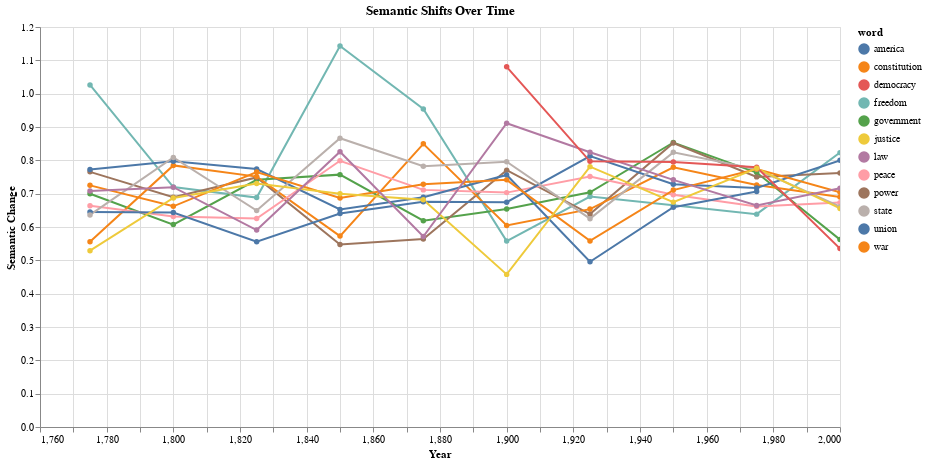

Notebook cell for this chart:
### Code cell
from pathlib import Path

import altair as alt
import pandas as pd


# Load preprocessed models
models = load_and_sort_models()
periods = sorted(models.keys(), key=lambda x: int(x.split("-")[0]))

shift_data = []
# For each period transition and its shifts
for i in range(len(periods) - 1):
    period1, period2 = periods[i], periods[i + 1]
    period_pair = f"{period1} → {period2}"

    # Get the shift data for this period transition
    model1, model2 = models[period1], models[period2]
    aligner = ProcustesAligner()
    metrics = aligner.fit(
        model1.embeddings,
        model2.embeddings,
        model1.vocabulary,
        model2.vocabulary,
    )

    # Calculate shifts for target words
    for word in target_words:
        sim = aligner.get_word_similarity(word, model1.embeddings, model2.embeddings)
        if sim is not None:
            shift_data.append(
                {
                    "period": period_pair,
                    "word": word,
                    "shift": 1 - sim,  # Convert similarity to distance
                    "year": int(period1.split("-")[0]),
                }
            )

# Create DataFrame
df = pd.DataFrame(shift_data)

timeline = (
    alt.Chart(df)
    .mark_line(point=True)
    .encode(
        x=alt.X("year:Q", title="Year"),
        y=alt.Y("shift:Q", title="Semantic Change"),
        color="word:N",
        tooltip=["word", "year", "shift"],
    )
    .properties(width=800, height=400, title="Semantic Shifts Over Time")
    .interactive()
)

# Display the visualization
timeline

### Figure 1 — Vega-Lite specification as saved in the notebook (floating-point values rounded to 4 significant figures)
{"config": {"view": {"continuousWidth": 300, "continuousHeight": 300}}, "data": {"name": "data-fc429a78dc966289cae2551a883eb108"}, "mark": {"type": "line", "point": true}, "encoding": {"color": {"field": "word", "type": "nominal"}, "tooltip": [{"field": "word", "type": "nominal"}, {"field": "year", "type": "quantitative"}, {"field": "shift", "type": "quantitative"}], "x": {"field": "year", "title": "Year", "type": "quantitative"}, "y": {"field": "shift", "title": "Semantic Change", "type": "quantitative"}}, "height": 400, "params": [{"name": "param_1", "select": {"type": "interval", "encodings": ["x", "y"]}, "bind": "scales"}], "title": "Semantic Shifts Over Time", "width": 800, "$schema": "https://vega.github.io/schema/vega-lite/v5.20.1.json", "datasets": {"data-fc429a78dc966289cae2551a883eb108": [{"period": "1775-1799 → 1800-1824", "word": "freedom", "shift": 1.026, "year": 1775}, {"period": "1775-1799 → 1800-1824", "word": "government", "shift": 0.6998, "year": 1775}, {"period": "1775-1799 → 1800-1824", "word": "power", "shift": 0.7655, "year": 1775}, {"period": "1775-1799 → 1800-1824", "word": "war", "shift": 0.5556, "year": 1775}, {"period": "1775-1799 → 1800-1824", "word": "peace", "shift": 0.6634, "year": 1775}, {"period": "1775-1799 → 1800-1824", "word": "america", "shift": 0.6452, "year": 1775}, {"period": "1775-1799 → 1800-1824", "word": "union", "shift": 0.7724, "year": 1775}, {"period": "1775-1799 → 1800-1824", "word": "state", "shift": 0.6362, "year": 1775}, {"period": "1775-1799 → 1800-1824", "word": "constitution", "shift": 0.7249, "year": 1775}, {"period": "1775-1799 → 1800-1824", "word": "justice", "shift": 0.529, "year": 1775}, {"period": "1775-1799 → 1800-1824", "word": "law", "shift": 0.7078, "year": 1775}, {"period": "1800-1824 → 1825-1849", "word": "freedom", "shift": 0.7198, "year": 1800}, {"period": "1800-1824 → 1825-1849", "word": "government", "shift": 0.6073, "year": 1800}, {"period": "1800-1824 → 1825-1849", "word": "power", "shift": 0.6893, "year": 1800}, {"period": "1800-1824 → 1825-1849", "word": "war", "shift": 0.7848, "year": 1800}, {"period": "1800-1824 → 1825-1849", "word": "peace", "shift": 0.6314, "year": 1800}, {"period": "1800-1824 → 1825-1849", "word": "america", "shift": 0.6434, "year": 1800}, {"period": "1800-1824 → 1825-1849", "word": "union", "shift": 0.797, "year": 1800}, {"period": "1800-1824 → 1825-1849", "word": "state", "shift": 0.8088, "year": 1800}, {"period": "1800-1824 → 1825-1849", "word": "constitution", "shift": 0.662, "year": 1800}, {"period": "1800-1824 → 1825-1849", "word": "justice", "shift": 0.687, "year": 1800}, {"period": "1800-1824 → 1825-1849", "word": "law", "shift": 0.7195, "year": 1800}, {"period": "1825-1849 → 1850-1874", "word": "freedom", "shift": 0.6883, "year": 1825}, {"period": "1825-1849 → 1850-1874", "word": "government", "shift": 0.7416, "year": 1825}, {"period": "1825-1849 → 1850-1874", "word": "power", "shift": 0.7488, "year": 1825}, {"period": "1825-1849 → 1850-1874", "word": "war", "shift": 0.7512, "year": 1825}, {"period": "1825-1849 → 1850-1874", "word": "peace", "shift": 0.6254, "year": 1825}, {"period": "1825-1849 → 1850-1874", "word": "america", "shift": 0.5559, "year": 1825}, {"period": "1825-1849 → 1850-1874", "word": "union", "shift": 0.7738, "year": 1825}, {"period": "1825-1849 → 1850-1874", "word": "state", "shift": 0.6491, "year": 1825}, {"period": "1825-1849 → 1850-1874", "word": "constitution", "shift": 0.765, "year": 1825}, {"period": "1825-1849 → 1850-1874", "word": "justice", "shift": 0.7306, "year": 1825}, {"period": "1825-1849 → 1850-1874", "word": "law", "shift": 0.5908, "year": 1825}, {"period": "1850-1874 → 1875-1899", "word": "freedom", "shift": 1.143, "year": 1850}, {"period": "1850-1874 → 1875-1899", "word": "government", "shift": 0.7571, "year": 1850}, {"period": "1850-1874 → 1875-1899", "word": "power", "shift": 0.5472, "year": 1850}, {"period": "1850-1874 → 1875-1899", "word": "war", "shift": 0.5727, "year": 1850}, {"period": "1850-1874 → 1875-1899", "word": "peace", "shift": 0.7987, "year": 1850}, {"period": "1850-1874 → 1875-1899", "word": "america", "shift": 0.6404, "year": 1850}, {"period": "1850-1874 → 1875-1899", "word": "union", "shift": 0.6528, "year": 1850}, {"period": "1850-1874 → 1875-1899", "word": "state", "shift": 0.8663, "year": 1850}, {"period": "1850-1874 → 1875-1899", "word": "constitution", "shift": 0.6871, "year": 1850}, {"period": "1850-1874 → 1875-1899", "word": "justice", "shift": 0.6997, "year": 1850}, {"period": "1850-1874 → 1875-1899", "word": "law", "shift": 0.8258, "year": 1850}, {"period": "1875-1899 → 1900-1924", "word": "freedom", "shift": 0.9543, "year": 1875}, {"period": "1875-1899 → 1900-1924", "word": "government", "shift": 0.619, "year": 1875}, {"period": "1875-1899 → 1900-1924", "word": "power", "shift": 0.5637, "year": 1875}, {"period": "1875-1899 → 1900-1924", "word": "war", "shift": 0.8494, "year": 1875}, {"period": "1875-1899 → 1900-1924", "word": "peace", "shift": 0.7114, "year": 1875}, {"period": "1875-1899 → 1900-1924", "word": "america", "shift": 0.6757, "year": 1875}, {"period": "1875-1899 → 1900-1924", "word": "union", "shift": 0.6893, "year": 1875}, {"period": "1875-1899 → 1900-1924", "word": "state", "shift": 0.7823, "year": 1875}, {"period": "1875-1899 → 1900-1924", "word": "constitution", "shift": 0.7284, "year": 1875}, {"period": "1875-1899 → 1900-1924", "word": "justice", "shift": 0.6819, "year": 1875}, {"period": "1875-1899 → 1900-1924", "word": "law", "shift": 0.5715, "year": 1875}, {"period": "1900-1924 → 1925-1949", "word": "freedom", "shift": 0.5578, "year": 1900}, {"period": "1900-1924 → 1925-1949", "word": "democracy", "shift": 1.081, "year": 1900}, {"period": "1900-1924 → 1925-1949", "word": "government", "shift": 0.654, "year": 1900}, {"period": "1900-1924 → 1925-1949", "word": "power", "shift": 0.7706, "year": 1900}, {"period": "1900-1924 → 1925-1949", "word": "war", "shift": 0.6047, "year": 1900}, {"period": "1900-1924 → 1925-1949", "word": "peace", "shift": 0.7031, "year": 1900}, {"period": "1900-1924 → 1925-1949", "word": "america", "shift": 0.6744, "year": 1900}, {"period": "1900-1924 → 1925-1949", "word": "union", "shift": 0.7561, "year": 1900}, {"period": "1900-1924 → 1925-1949", "word": "state", "shift": 0.7957, "year": 1900}, {"period": "1900-1924 → 1925-1949", "word": "constitution", "shift": 0.7414, "year": 1900}, {"period": "1900-1924 → 1925-1949", "word": "justice", "shift": 0.4578, "year": 1900}, {"period": "1900-1924 → 1925-1949", "word": "law", "shift": 0.9112, "year": 1900}, {"period": "1925-1949 → 1950-1974", "word": "freedom", "shift": 0.6913, "year": 1925}, {"period": "1925-1949 → 1950-1974", "word": "democracy", "shift": 0.7971, "year": 1925}, {"period": "1925-1949 → 1950-1974", "word": "government", "shift": 0.7043, "year": 1925}, {"period": "1925-1949 → 1950-1974", "word": "power", "shift": 0.6388, "year": 1925}, {"period": "1925-1949 → 1950-1974", "word": "war", "shift": 0.6537, "year": 1925}, {"period": "1925-1949 → 1950-1974", "word": "peace", "shift": 0.7518, "year": 1925}, {"period": "1925-1949 → 1950-1974", "word": "america", "shift": 0.8127, "year": 1925}, {"period": "1925-1949 → 1950-1974", "word": "union", "shift": 0.4957, "year": 1925}, {"period": "1925-1949 → 1950-1974", "word": "state", "shift": 0.6251, "year": 1925}, {"period": "1925-1949 → 1950-1974", "word": "constitution", "shift": 0.5583, "year": 1925}, {"period": "1925-1949 → 1950-1974", "word": "justice", "shift": 0.7811, "year": 1925}, {"period": "1925-1949 → 1950-1974", "word": "law", "shift": 0.8241, "year": 1925}, {"period": "1950-1974 → 1975-1999", "word": "freedom", "shift": 0.6651, "year": 1950}, {"period": "1950-1974 → 1975-1999", "word": "democracy", "shift": 0.7954, "year": 1950}, {"period": "1950-1974 → 1975-1999", "word": "government", "shift": 0.8535, "year": 1950}, {"period": "1950-1974 → 1975-1999", "word": "power", "shift": 0.8521, "year": 1950}, {"period": "1950-1974 → 1975-1999", "word": "war", "shift": 0.779, "year": 1950}, {"period": "1950-1974 → 1975-1999", "word": "peace", "shift": 0.6969, "year": 1950}, {"period": "1950-1974 → 1975-1999", "word": "america", "shift": 0.7284, "year": 1950}, {"period": "1950-1974 → 1975-1999", "word": "union", "shift": 0.6592, "year": 1950}, {"period": "1950-1974 → 1975-1999", "word": "state", "shift": 0.8239, "year": 1950}, {"period": "1950-1974 → 1975-1999", "word": "constitution", "shift": 0.7108, "year": 1950}, {"period": "1950-1974 → 1975-1999", "word": "justice", "shift": 0.6746, "year": 1950}, {"period": "1950-1974 → 1975-1999", "word": "law", "shift": 0.7415, "year": 1950}, {"period": "1975-1999 → 2000-2024", "word": "freedom", "shift": 0.6386, "year": 1975}, {"period": "1975-1999 → 2000-2024", "word": "democracy", "shift": 0.7793, "year": 1975}, {"period": "1975-1999 → 2000-2024", "word": "government", "shift": 0.7634, "year": 1975}, {"period": "1975-1999 → 2000-2024", "word": "power", "shift": 0.7503, "year": 1975}, {"period": "1975-1999 → 2000-2024", "word": "war", "shift": 0.726, "year": 1975}, {"period": "1975-1999 → 2000-2024", "word": "peace", "shift": 0.6616, "year": 1975}, {"period": "1975-1999 → 2000-2024", "word": "america", "shift": 0.717, "year": 1975}, {"period": "1975-1999 → 2000-2024", "word": "union", "shift": 0.7065, "year": 1975}, {"period": "1975-1999 → 2000-2024", "word": "state", "shift": 0.7733, "year": 1975}, {"period": "1975-1999 → 2000-2024", "word": "constitution", "shift": 0.774, "year": 1975}, {"period": "1975-1999 → 2000-2024", "word": "justice", "shift": 0.7762, "year": 1975}, {"period": "1975-1999 → 2000-2024", "word": "law", "shift": 0.6645, "year": 1975}, {"period": "2000-2024 → 2025-2049", "word": "freedom", "shift": 0.8231, "year": 2000}, {"period": "2000-2024 → 2025-2049", "word": "democracy", "shift": 0.5354, "year": 2000}, {"period": "2000-2024 → 2025-2049", "word": "government", "shift": 0.5622, "year": 2000}, {"period": "2000-2024 → 2025-2049", "word": "power", "shift": 0.7617, "year": 2000}, {"period": "2000-2024 → 2025-2049", "word": "war", "shift": 0.6897, "year": 2000}, {"period": "2000-2024 → 2025-2049", "word": "peace", "shift": 0.6731, "year": 2000}, {"period": "2000-2024 → 2025-2049", "word": "america", "shift": 0.8, "year": 2000}, {"period": "2000-2024 → 2025-2049", "word": "state", "shift": 0.6609, "year": 2000}, {"period": "2000-2024 → 2025-2049", "word": "constitution", "shift": 0.7041, "year": 2000}, {"period": "2000-2024 → 2025-2049", "word": "justice", "shift": 0.6557, "year": 2000}, {"period": "2000-2024 → 2025-2049", "word": "law", "shift": 0.716, "year": 2000}]}}
